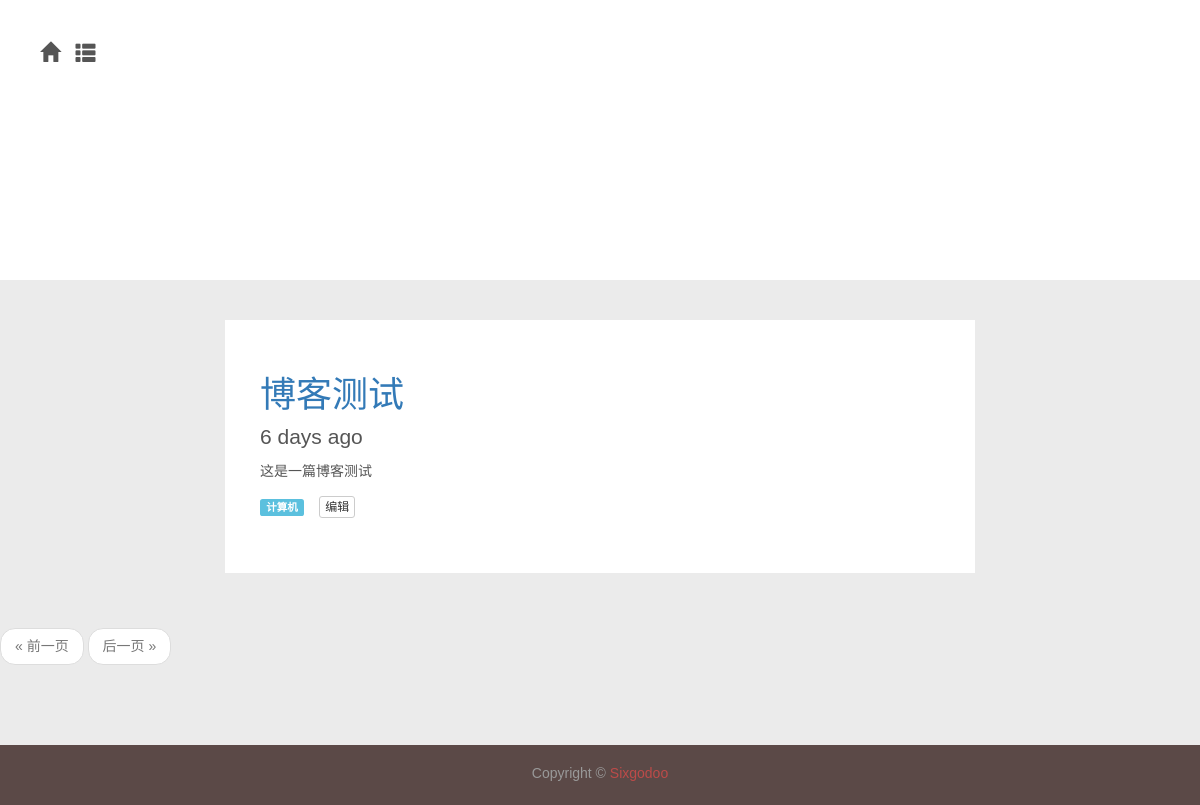
/blogs/category/2, run on an earlier commit of the app's database.
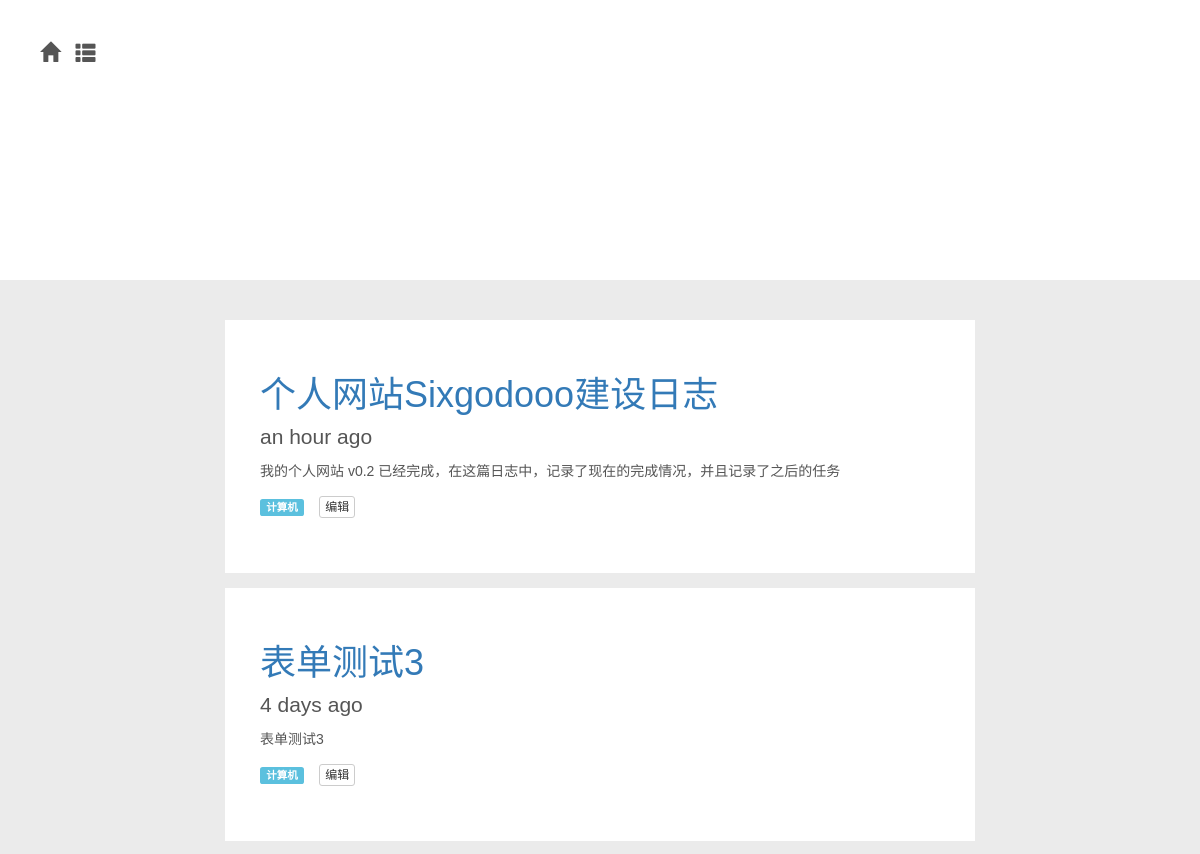
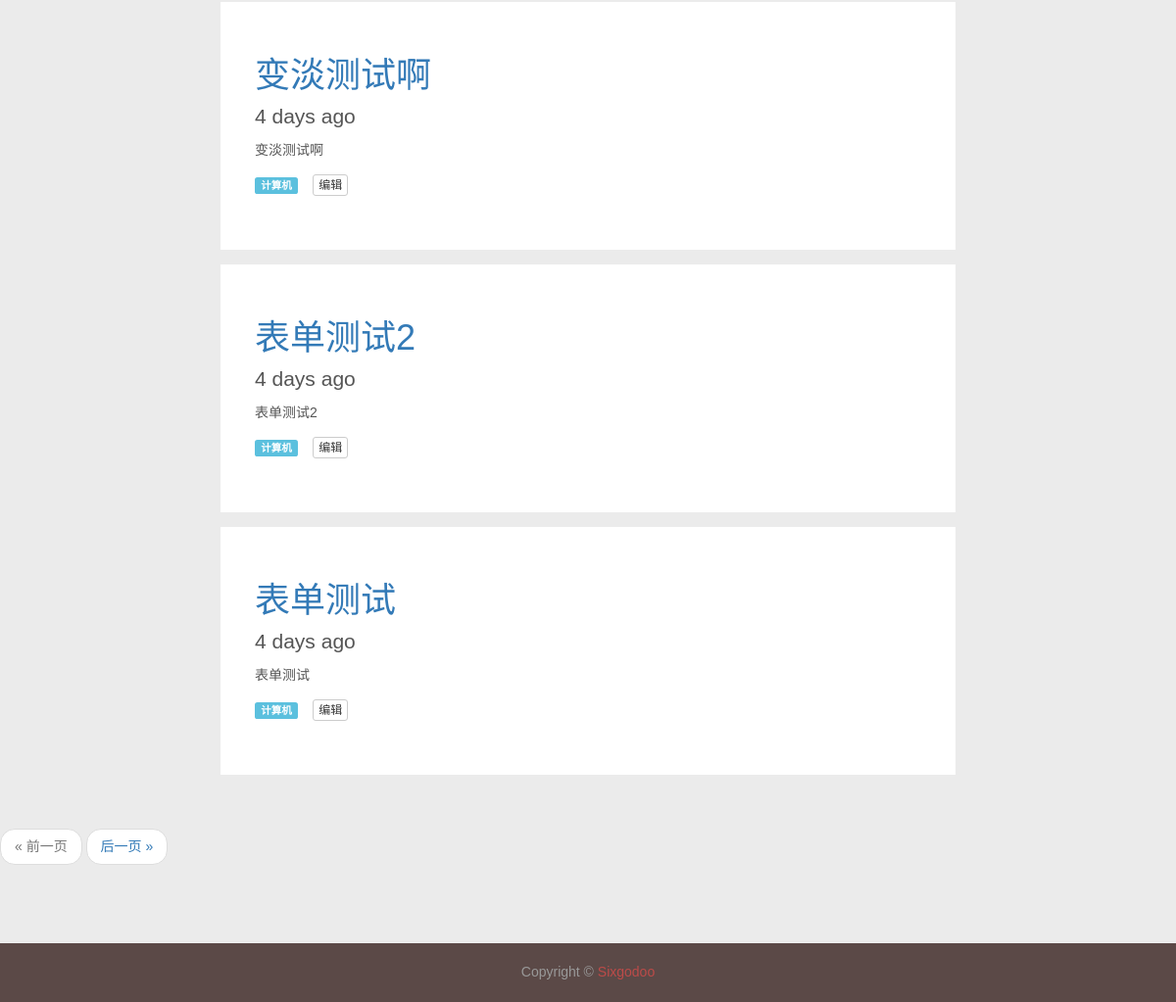
And on a later commit of the database (2 pictures, top to bottom).
### app/models.py (models this page shows, shortened)
class Blog(db.Model):
	__tablename__ = 'blogs'
	id = db.Column(db.Integer, primary_key = True)
	title = db.Column(db.String)
	timestamp = db.Column(db.Time)
	tag = db.Column(db.String, index = True)
	timestamp = db.Column(db.DateTime,index=True,default=datetime.now)
	text = db.Column(db.Text)
	abstract = db.Column(db.String)
	category_id = db.Column(db.Integer, db.ForeignKey('categorys.id'))

class Category(db.Model):
	__tablename__ = 'categorys'
	id = db.Column(db.Integer, primary_key = True)
	name = db.Column(db.String, unique = True)
	blogs = db.relationship('Blog', backref = 'category')

### app/main/views.py (the view)
@main.route('/blogs/category/<int:cat_id>',methods=['GET','POST'])
def category(cat_id):
	categories = Category.query.all()
	page = request.args.get('page',1,type=int)
	if cat_id == 0:
		title=u'博客'
		pagination = Blog.query.order_by(Blog.timestamp.desc()).paginate(page,per_page=current_app.config['FLASKY_POSTS_PER_PAGE'],error_out=False)
	else:
		title=Category.query.filter_by(id=cat_id).first().name
		pagination = Blog.query.filter_by(category_id=cat_id).order_by(Blog.timestamp.desc()).paginate(page,per_page=current_app.config['FLASKY_POSTS_PER_PAGE'],error_out=False)
	blogs = pagination.items
	return render_template('blogs.html',cat_id=cat_id,blogs=blogs,pagination=pagination,categories=categories,title=title)

### app/templates/blogs.html (shortened to what this page needs)
{% extends "new_base.html" %}
{% import "bootstrap/wtf.html" as wtf %}
{% block content %}
	{% if blogs %}
	{% for blog in blogs %}
	<section class="content-wrap">
		<div class="container">
			<div class="row">
				<main class="col-md-8 col-md-offset-2 main-content">
					<article id="2" class="post tag-https">
						<header class="post-head">
							<a href={{url_for('main.article',blog_id=blog.id)}}><h1 class="post-title">{{ blog.title }}</h1></a>
							<section class="post-meta">
							<p>{{ moment(blog.timestamp).fromNow(refresh=True) }}</p>
							</section>
						</header>
						<div style="padding-bottom:10px;">
							{%if single %}
								<p>摘要：{{ blog.abstract }}</p>
								<p>{{blog.text}}</p>
							{% else %}
								<p>{{ blog.abstract }}</p>
							{%endif%}
							<div class="row">
    							<div class="col-sm-1">
									<a href={{url_for('main.category',cat_id=blog.category.id)}}><p><span class="label label-info">{{ blog.category.name }}</span></p></div>
								<div class="col-sm-1" style="padding-left:15px;">
									<a href={{url_for('main.edit_blog',blog_id=blog.id)}} class="btn btn-default btn-xs" role="button">编辑</a>
								</div>
							</div>
						</div>
					</article>
				</main>
			</div>
		</div>
	</section>
	{% endfor %}
	{% if pagination %}
	<div class="pagination my-page-my">
		{{macros.pagination_widget(pagination,'main.category',cat_id=0)}}
	</div>
	{% endif %}
	{% endif %}
{% endblock %}

### app/templates/new_base.html (shortened to what this page needs)
{% extends "base.html" %}
{% import "bootstrap/wtf.html" as wtf %}
{% import "_macros.html" as macros %}
{% block head %}
	<link href={{ url_for('static',filename='my_style.css') }} rel="stylesheet">
{% endblock %}
{% block body %}
<header class="header">
</header>
{% block content %}{% endblock %}
<div class="filler">
</div>
<div class="copyright">
  <div class="container">
    <span>Copyright &copy; <a href={{url_for('main.index')}}>Sixgodoo</a></span>
  </div>
</div>
<div class="container">
  <div class="nav">
      <a href={{url_for('main.index')}} id="back-to-top" class="lg">
        <span class="glyphicon glyphicon-home">
        </span>
      </a>
      <div class="nav-ul lg">
        <div class="dropdown">
        <a class="dropdown-toggle" data-toggle="dropdown" role="button" aria-haspopup="true" aria-expanded="false">
          <span class="glyphicon glyphicon-th-list" aria-hidden="true"></span>
        </a>
      </div>
      </div>
  </div>
</div>
{% endblock %}

### app/templates/base.html (shortened to what this page needs)
<!DOCTYPE HTML>
<html lang="zh-CN">
<head>
  	<link href={{ url_for('static',filename='bootstrap/css/bootstrap.min.css') }} rel="stylesheet">
	{% block head %}{% endblock %}
</head>
<body>
    {% block body %}{% endblock %}
</body>
</html>

### app/templates/_macros.html
{% macro pagination_widget(pagination, endpoint, fragment='') %}
<nav>
<ul class="pager">
    <li {% if not pagination.has_prev %} class="disabled"{% endif %}>
        <a href="{% if pagination.has_prev %}{{ url_for(endpoint, page=pagination.prev_num, **kwargs) }}{{ fragment }}{% else %}#{% endif %}">
           <span aria-hidden="true"> &laquo;</span> 前一页
        </a>
    </li>
    <li{% if not pagination.has_next %} class="disabled"{% endif %}>
        <a href="{% if pagination.has_next %}{{ url_for(endpoint, page=pagination.next_num, **kwargs) }}{{ fragment }}{% else %}#{% endif %}">后一页
            <span aria-hidden="true">&raquo;</span>
        </a>
    </li>
</ul>
</nav>
{% endmacro %}

### app/static/my_style.css (style rules this page uses)
body { min-height: 700px; color: #555; font-size: 14px; line-height:1.75em; background:#ebebeb; position:relative; font-family:"Lucida Grande", Helvetica, Arial, STXihei, "华文细黑", "Microsoft YaHei", "微软雅黑", sans-serif; }
.header { height: 20em; background-color: #FFFFFF; margin-bottom: 40px; }
.post { padding:35px; background:#FFFFFF; margin-bottom:15px; position:relative; overflow:hidden; }
.post-meta { font-size: 1.5em; }
.copyright { display: block; position: absolute; bottom: 0; width: 100%; height: 60px; background-color: #5B4947; text-align: center; padding-top:1.2em; color: #999; bottom: 0; }
.copyright a { color: #BD4B49; }
.nav { padding: 0.2em 0.5em; position: fixed; left: 2em; top: 2em; width: auto; }
.nav a { color: #555; }
.nav-ul { display: inline-block; padding-left: 0.3em; }
.lg { padding: 10px 5px; font-size: 20px; margin-bottom: -10px; }
.filler { height: 100px; }

### app/templates/base.html (style rules this page uses)
article, aside, details, figcaption, figure, footer, header, hgroup, menu, nav, section { display: block; }

What changed in the data, as far as the page shows it:
no longer on this page (row unchanged): Blog: title "博客测试", timestamp "6 days ago", abstract "这是一篇博客测试", category.name "计算机"
added Blog: title "个人网站Sixgodooo建设日志", timestamp "an hour ago", abstract "我的个人网站 v0.2 已经完成，在这篇日志中，记录了现在的完成情况，并且记录了之后的任务", category.name "计算机"
added Blog: title "表单测试3", timestamp "4 days ago", abstract "表单测试3", category.name "计算机"
added Blog: title "变淡测试啊", timestamp "4 days ago", abstract "变淡测试啊", category.name "计算机"
added Blog: title "表单测试2", timestamp "4 days ago", abstract "表单测试2", category.name "计算机"
added Blog: title "表单测试", timestamp "4 days ago", abstract "表单测试", category.name "计算机"
